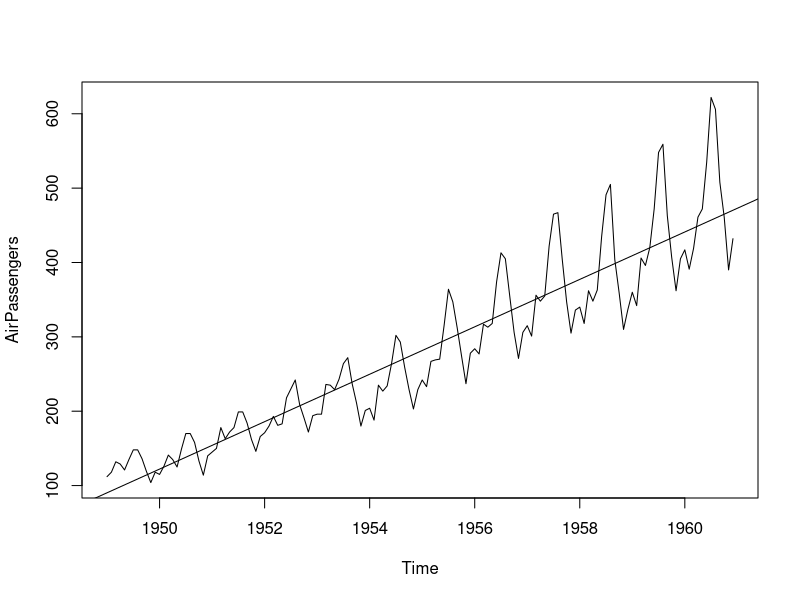
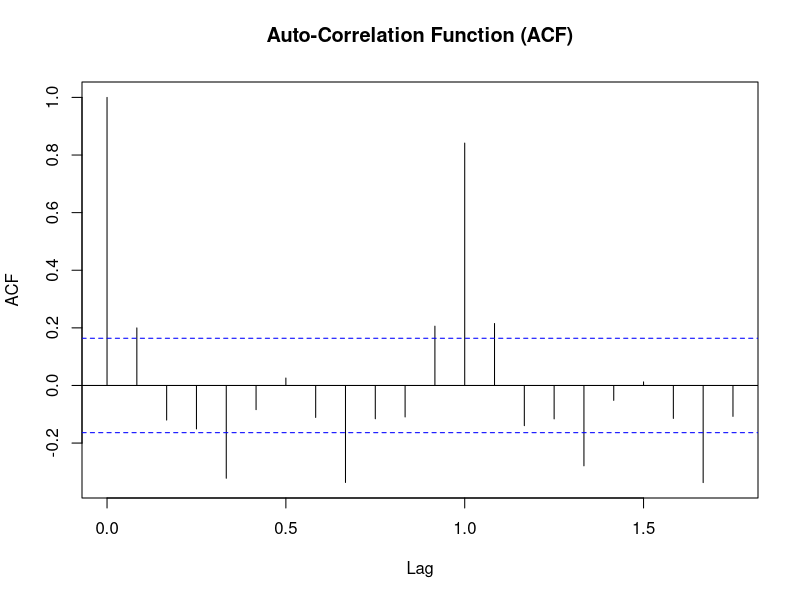
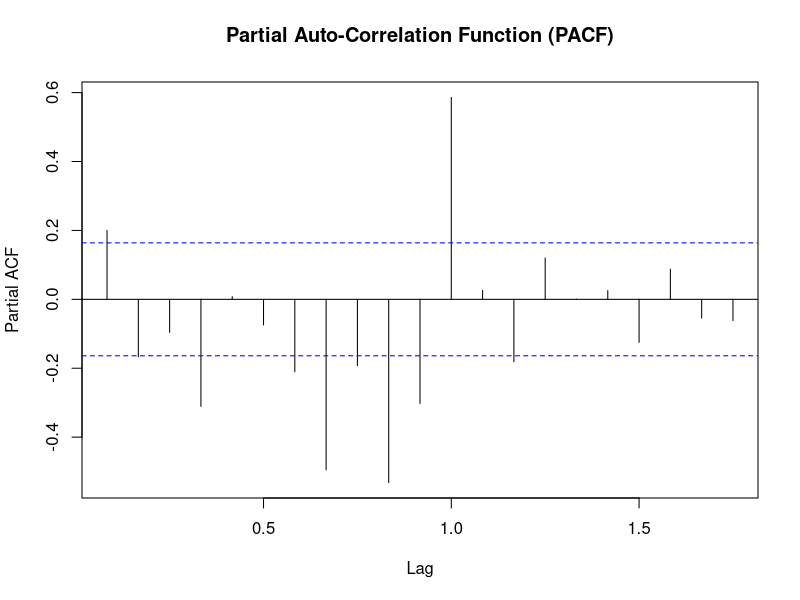
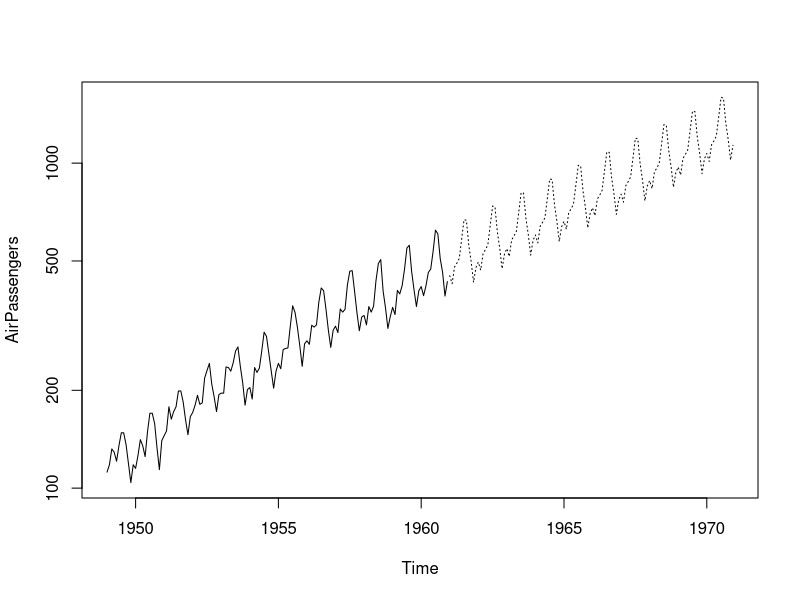

Source code (R) for these figures, in order:
library(tseries)
data(AirPassengers) # Dataset number of passengers per year

plot(AirPassengers) # We plot our data
abline(reg = lm(AirPassengers ~ time(AirPassengers))) # We perform a linear regression

# Diff to remove the linear trend
adf.test(diff(log(AirPassengers)), alternative = "stationary", k = 0) # p-value = 0.01

acf(diff(log(AirPassengers)), main = "Auto-Correlation Function (ACF)")
pacf(diff(log(AirPassengers)), main = "Partial Auto-Correlation Function (PACF)")

fit <- arima(log(AirPassengers),
             c(0, 1, 1), # AR(0) - Formula (2.16), I(1), MA(1) - Formula (2.17)
             seasonal = list(order = c(0, 1, 1), period = 12)) # Yearly seasonal effects
pred <- predict(fit, n.ahead = 10 * 12) # 10 years later
ts.plot(AirPassengers,
        exp(1)^pred$pred, # Predictions
        log = "y", # Log scale for Y
        lty = c(1,3), # Plot solid, then dashed
        ylab = "AirPassengers")